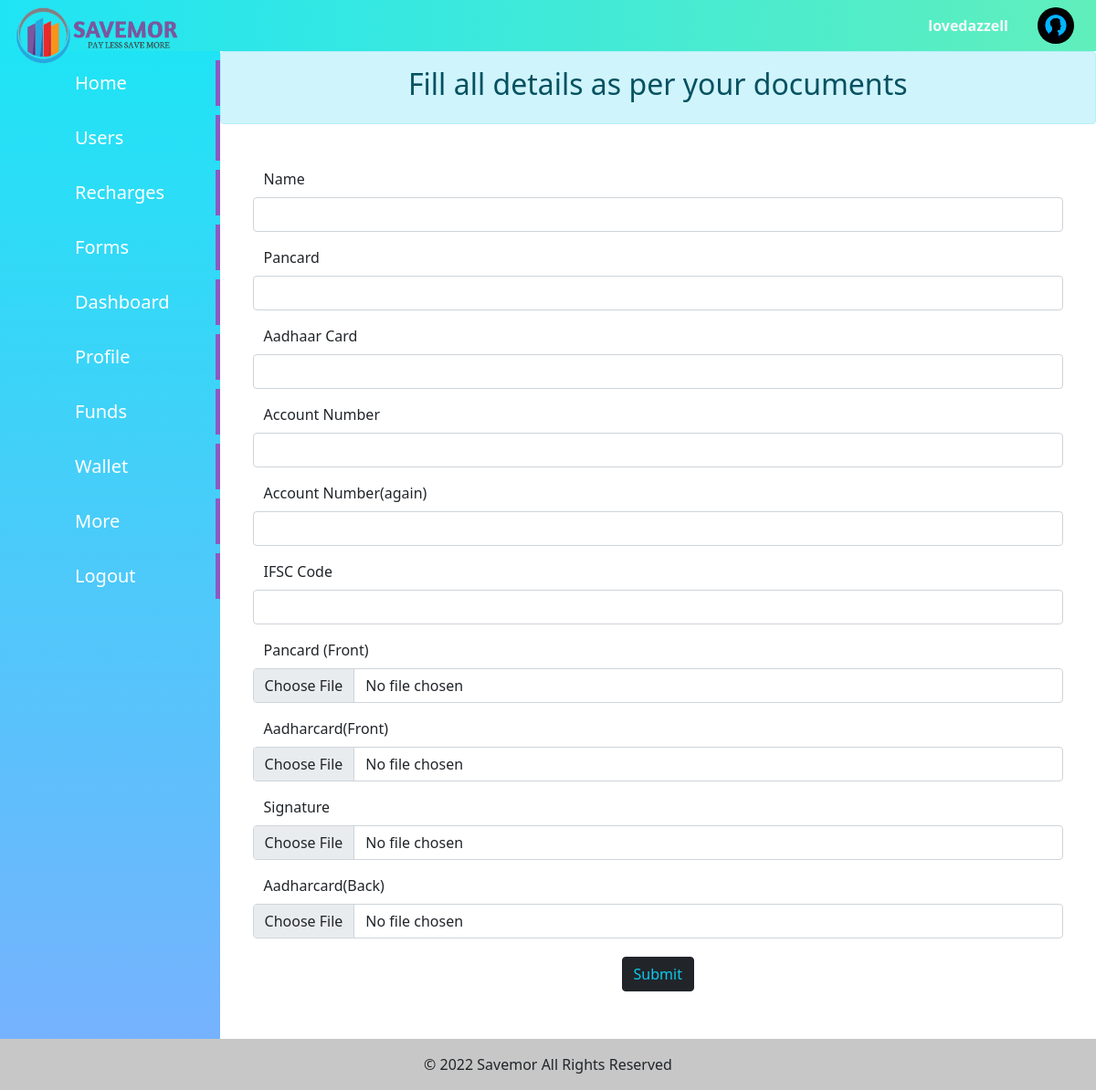
The app's page /core/kyc/ (signed in) with its own data.
### authentication/models.py (models this page shows)
class User(AbstractUser):
    username = models.CharField(max_length=50,blank = True, null = True)
    mobile = models.IntegerField(null=True,blank=True)
    status = models.CharField(max_length=100,default='I love Investments')
    profile_pic = models.ImageField(default='profile/profile.png',upload_to = 'profile')
    email = models.EmailField(unique=True)
    wallet = models.FloatField(default=0)
    kyc_status = models.BooleanField(default=False)
    kyc_pending = models.BooleanField(default=False)
    terms = models.BooleanField(default=False)
    distibutor_status = models.BooleanField(default=False)
    pin = models.IntegerField(null=True, blank= True)
    certificate_status = models.CharField(max_length=80,default='Regular')
    withdraw_amount = models.IntegerField(null=True)
    withdraw_status = models.BooleanField(default=False)
    Premium_user = models.BooleanField(default=False)
    premium_Created = models.DateField(null = True)
    refer_by = models.CharField(null=True,blank=True,max_length=70)
    USERNAME_FIELD = 'email'
    objects = UserManager()
    REQUIRED_FIELDS = []

### core/views.py (the view)
# urls.py: path('kyc/',views.kyc,name = 'kyc'),
def kyc(request):
    if request.method == 'POST':
            form = UserKyc(request.POST, request.FILES)
            uname = request.POST.get('name')
            upan = request.POST.get('pancard')
            uadhr = request.POST.get('adharcard')
            uacc = request.POST.get('account')
            uaccv = request.POST.get('account_verify')
            uifsc = request.POST.get('ifsc_code')
            upanf = request.FILES.get('pancard_front')
            uadhf = request.FILES.get('adharcard_front')
            uadhb = request.FILES.get('adharcard_backside')
            using = request.FILES.get('user_signature')
            user = UserKyc(relation = request.user ,name =uname ,pancard =upan ,adharcard = uadhr,
            account=uacc ,account_verify =uaccv ,ifsc_code =uifsc ,pancard_front =upanf,
            adharcard_front =uadhf ,adharcard_backside =uadhb ,user_signature=using
             )
            user.save()
            status = User.objects.get(email = request.user)
            status.kyc_pending = True
            status.save()
            messages.success(request,'Your kyc Has been send for review this will update ASAP')
            return HttpResponseRedirect('/')
    else:
        form = UserKycForm()
        form.order_fields(field_order=['name','pancard','adharcard','account','account_verify','ifsc_code',
        'pancard_front','adharcard_front','adharcard_back','user_signature'])
        context ={'form':form}
        return render(request,'core/kyc.html',context)

### core/templates/core/kyc.html (shortened to what this page needs)
{% extends "cust/base.html" %}
{% load static %}
{% block content %}
{% if request.user.kyc_status   == False and request.user.kyc_pending  == False  %}
<div class="container alert mb-5 alert-info">
  <h2 class="text-center ">Fill all details as per your documents</h2>
</div>
<div class="m-5">
  <form action="" method="POST" enctype="multipart/form-data" novalidate>
  {% for field in  form %} {%csrf_token %}
  <div class="mb-3 row">
    <div class="form-label"> {{field.label_tag}}</div>
     {{field}}
    </div>
    {% endfor %}
<div class="d-flex justify-content-center">
  <input type="submit" class=" my-1 text-info btn  btn-dark "  value="Submit">
  </div>
  </form>
</div>
{% else %}
<div class="alert my-4 alert-success">
<h2 class="text-center">
  Your Kyc Has Been Compleated
</h2>
</div>
{% endif %}
{% endblock content %}

### cust/templates/cust/base.html (shortened to what this page needs)
<!DOCTYPE html>
{% load static %}
<html lang="en">
  <head>
  {% block css %}
  <link rel="stylesheet" href="{% static 'cust/css/bootstrap.css' %}" />
  <link rel="stylesheet" href="{% static 'cust/css/style.css' %}" />
  {% endblock css %}
  </head>
  <body>
    <header>
      <nav class="top bg-theme">
        <ul class="nav p-2">
          <li class="nav-item  h-100">
            <h4 class="my-auto" >
              <img src="{% static 'cust/images/savemor_logo1.png' %}" class="mx-2 logo-full"  style="width: 180px; position:absolute; " alt="">
            </h4>
          </li>
        </ul>
        <ul class="nav p-2">
          <li class="d-flex align-items-center ">
            <a class="nav-link  text-light  " href="{% url 'editprofile' %}"><b class="text-light" >{{request.user.username}}</b></a>
          </li>
          <li class="d-flex align-items-center ">
            <a href="{% url 'editprofile' %}"><img src="{{request.user.profile_pic.url}}" style="width: 40px;height: 40px; border-radius: 50%;" class="mx-3" alt="" >
            </a>
          </li>
        </ul>
      </nav>
    </header>
    <div class="content">
      <div class="content1 bg-panel">
        <div class="leftbar">
          <ul>
            {% if request.user.is_superuser == True %}
            <li class="">
             <a href="{% url  'admindisplay'%}">Home</a>
           </li>
           <li class="">
             <a href="{% url  'allusers'%}">Users</a>
           </li>
           <li class="">
            <a href="{% url 'recharge_admin'   %}">Recharges</a>
          </li>
           <li class="">
             <a href="{% url  'allforms'%}">Forms</a>
           </li>
            {% endif %}
             <li class="">
               <a href="{% url  'profile'%}">Dashboard</a>
             </li>
             <li><a href="{% url  'editprofile'%}">Profile</a></li>
             <li><a href="{% url  'userfdform'%}">Funds</a></li>
             <li><a href="{% url  'wallet'%}">Wallet</a></li>
             <li><a href="{% url  'setting'%}">More</a></li>
             <li><a href="{% url 'userlogout' %}">Logout</a></li>
        </ul>
        </div>
      </div>
      <div class="content2">
{% block content %}
{% endblock content %}
</div>
</div>
<footer style="background-color: rgb(248, 248, 248);" class=" text-center   text-lg-start">
  <div class="text-center p-3" style="background-color: rgba(0, 0, 0, 0.2);">
    © 2022 Savemor
    <a class="text-dark text-decoration-none " href=""> All Rights Reserved </a>
  </div>
</footer>
  </body>
</html>

### cust/static/cust/css/style.css (style rules this page uses)
* { margin: 0; padding:0; }
.top { display:flex; justify-content :space-between; }
.bg-theme { background:linear-gradient(to right,#1fe4f5,#60efbc) ; }
.bg-panel { background:linear-gradient(to bottom,#1fe4f5,#76b2fe) ; }
.leftbar { height: auto; display: flex; justify-content: center; }
.leftbar ul li { list-style-type: none; border-right: 5px solid #8d59c2; margin-top: 10px; padding: 10px 50px; transition: 0.5s; }
.leftbar ul li a { text-decoration: none; font-size: 20px; font-weight: 500; color:rgb(255, 255, 255); }
.content { display: grid; grid-template-columns: 0.2fr 1fr; }
.logo-full { display: block; }

### records on screen
User: user.username "lovedazzell", user.profile_pic (picture)

### other values on screen
{{ field.label_tag }} "Name" "Pancard" "Aadhaar Card" "Account Number" "Account Number(again)" "IFSC Code" "Pancard (Front)" "Aadharcard(Front)" "Signature" "Aadharcard(Back)"
